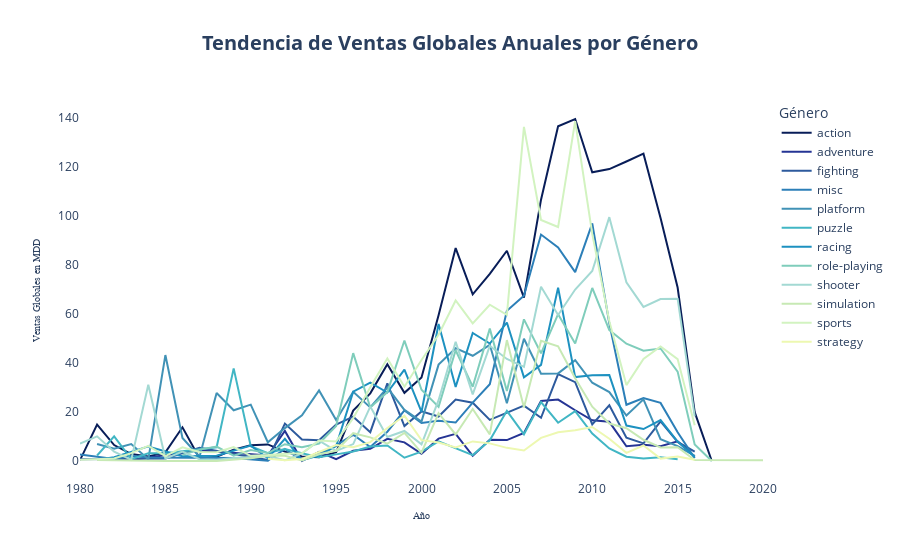

Source (notebook cell):
### Code cell
azules_paleta = [
    '#081d58', '#253494', '#2d5a9d', '#2c7fb8', '#4192b6', '#41b6c4',
    '#1d91c0', '#7fcdbb', '#a3d9d3', '#c7e9b4', '#d2f3c0', '#edf8b1',
    '#f7fcf0', '#c8e2f8'
]

fig_seco = px.line(
    filt_genre,
    x = 'Year',
    y = 'Global_Sales',
    title = '<b>Tendencia de Ventas Globales Anuales por Género</b>',
    labels = {'Global_Sales': 'Ventas Globales en MDD', 'Year': 'Año', 'Genre': 'Género'},
    color = 'Genre',
    color_discrete_sequence= azules_paleta,
)

fig_seco.update_layout(
    title_font_size=20,
    title_x=0.5,
    plot_bgcolor='rgba(0,0,0,0)',
    paper_bgcolor='rgba(0,0,0,0)',
    xaxis_showgrid=True,
    yaxis_showgrid=True,
    xaxis={'title_font': dict(size=10, family='Arial Black')},
    yaxis={'title_font': dict(size=10, family='Arial Black')},
)

fig_seco.show()

### Figure 1 — Plotly figure (JSON) as saved in the notebook; plotly's stock layout.template omitted (floating-point values rounded to 4 significant figures)
{"data": [{"hovertemplate": "Género=action<br>Año=%{x}<br>Ventas Globales en MDD=%{y}<extra></extra>", "legendgroup": "action", "line": {"color": "#081d58", "dash": "solid"}, "marker": {"symbol": "circle"}, "mode": "lines", "name": "action", "orientation": "v", "showlegend": true, "type": "scatter", "x": [1980, 1981, 1982, 1983, 1984, 1985, 1986, 1987, 1988, 1989, 1990, 1991, 1992, 1993, 1994, 1995, 1996, 1997, 1998, 1999, 2000, 2001, 2002, 2003, 2004, 2005, 2006, 2007, 2008, 2009, 2010, 2011, 2012, 2013, 2014, 2015, 2016, 2017], "xaxis": "x", "y": [0.34, 14.84, 6.52, 2.86, 1.85, 3.52, 13.74, 1.12, 1.75, 4.64, 6.39, 6.76, 3.83, 1.81, 1.55, 3.57, 20.58, 27.58, 39.44, 27.78, 34.04, 59.39, 86.77, 67.93, 76.26, 85.69, 66.58, 106.5, 136.4, 139.4, 117.6, 119.0, 122.0, 125.2, 99.02, 70.7, 19.91, 0.01], "yaxis": "y"}, {"hovertemplate": "Género=adventure<br>Año=%{x}<br>Ventas Globales en MDD=%{y}<extra></extra>", "legendgroup": "adventure", "line": {"color": "#253494", "dash": "solid"}, "marker": {"symbol": "circle"}, "mode": "lines", "name": "adventure", "orientation": "v", "showlegend": true, "type": "scatter", "x": [1983, 1987, 1991, 1992, 1993, 1994, 1995, 1996, 1997, 1998, 1999, 2000, 2001, 2002, 2003, 2004, 2005, 2006, 2007, 2008, 2009, 2010, 2011, 2012, 2013, 2014, 2015, 2016], "xaxis": "x", "y": [0.4, 4.38, 2.24, 12.24, 0.07, 3.74, 0.72, 4.19, 4.96, 9.05, 7.6, 2.98, 9.12, 11.05, 2.14, 8.7, 8.53, 11.47, 24.47, 25.02, 20.68, 16.57, 15.98, 5.99, 6.61, 6.06, 8.03, 1.81], "yaxis": "y"}, {"hovertemplate": "Género=fighting<br>Año=%{x}<br>Ventas Globales en MDD=%{y}<extra></extra>", "legendgroup": "fighting", "line": {"color": "#2d5a9d", "dash": "solid"}, "marker": {"symbol": "circle"}, "mode": "lines", "name": "fighting", "orientation": "v", "showlegend": true, "type": "scatter", "x": [1980, 1985, 1987, 1991, 1992, 1993, 1994, 1995, 1996, 1997, 1998, 1999, 2000, 2001, 2002, 2003, 2004, 2005, 2006, 2007, 2008, 2009, 2010, 2011, 2012, 2013, 2014, 2015, 2016], "xaxis": "x", "y": [0.77, 1.05, 5.42, 0.39, 15.25, 8.75, 8.47, 14.85, 18.06, 11.76, 31.66, 14.26, 20.22, 18.12, 25.02, 23.73, 16.78, 19.72, 22.55, 17.61, 35.38, 32.15, 14.89, 22.68, 9.51, 7.21, 16.15, 7.78, 3.86], "yaxis": "y"}, {"hovertemplate": "Género=misc<br>Año=%{x}<br>Ventas Globales en MDD=%{y}<extra></extra>", "legendgroup": "misc", "line": {"color": "#2c7fb8", "dash": "solid"}, "marker": {"symbol": "circle"}, "mode": "lines", "name": "misc", "orientation": "v", "showlegend": true, "type": "scatter", "x": [1980, 1982, 1983, 1984, 1989, 1991, 1992, 1993, 1994, 1995, 1996, 1997, 1998, 1999, 2000, 2001, 2002, 2003, 2004, 2005, 2006, 2007, 2008, 2009, 2010, 2011, 2012, 2013, 2014, 2015, 2016], "xaxis": "x", "y": [2.71, 0.87, 2.14, 1.45, 1.28, 0.08, 4.94, 0.3, 2.86, 6.4, 10.68, 5.69, 11.94, 20.65, 15.54, 16.4, 15.67, 23.82, 31.32, 61.24, 67.35, 92.27, 87.03, 76.94, 96.86, 56.08, 22.92, 25.65, 23.68, 11.69, 1.17], "yaxis": "y"}, {"hovertemplate": "Género=platform<br>Año=%{x}<br>Ventas Globales en MDD=%{y}<extra></extra>", "legendgroup": "platform", "line": {"color": "#4192b6", "dash": "solid"}, "marker": {"symbol": "circle"}, "mode": "lines", "name": "platform", "orientation": "v", "showlegend": true, "type": "scatter", "x": [1981, 1982, 1983, 1984, 1985, 1986, 1987, 1988, 1989, 1990, 1991, 1992, 1993, 1994, 1995, 1996, 1997, 1998, 1999, 2000, 2001, 2002, 2003, 2004, 2005, 2006, 2007, 2008, 2009, 2010, 2011, 2012, 2013, 2014, 2015, 2016], "xaxis": "x", "y": [6.93, 5.03, 6.93, 0.69, 43.17, 9.39, 1.74, 27.73, 20.66, 22.97, 7.64, 13.42, 18.67, 28.74, 16.69, 28.23, 21.85, 29.88, 20.82, 16.06, 39.28, 45.97, 42.89, 47.34, 23.56, 49.8, 35.59, 35.7, 41.09, 31.9, 28.11, 18.55, 25.12, 8.89, 6.05, 2.07], "yaxis": "y"}, {"hovertemplate": "Género=puzzle<br>Año=%{x}<br>Ventas Globales en MDD=%{y}<extra></extra>", "legendgroup": "puzzle", "line": {"color": "#41b6c4", "dash": "solid"}, "marker": {"symbol": "circle"}, "mode": "lines", "name": "puzzle", "orientation": "v", "showlegend": true, "type": "scatter", "x": [1981, 1982, 1983, 1984, 1985, 1988, 1989, 1990, 1991, 1992, 1993, 1994, 1995, 1996, 1997, 1998, 1999, 2000, 2001, 2002, 2003, 2004, 2005, 2006, 2007, 2008, 2009, 2010, 2011, 2012, 2013, 2014, 2015], "xaxis": "x", "y": [2.24, 10.03, 0.78, 3.14, 3.21, 5.58, 37.75, 6, 3.24, 4.84, 3.17, 1.53, 2.71, 3.91, 5.89, 6.34, 1.36, 3.82, 8, 5.34, 2.42, 8.43, 20.45, 10.9, 24, 15.59, 20.31, 11.18, 5.11, 1.76, 0.99, 1.5, 0.7], "yaxis": "y"}, {"hovertemplate": "Género=racing<br>Año=%{x}<br>Ventas Globales en MDD=%{y}<extra></extra>", "legendgroup": "racing", "line": {"color": "#1d91c0", "dash": "solid"}, "marker": {"symbol": "circle"}, "mode": "lines", "name": "racing", "orientation": "v", "showlegend": true, "type": "scatter", "x": [1981, 1982, 1984, 1986, 1988, 1990, 1991, 1992, 1993, 1994, 1995, 1996, 1997, 1998, 1999, 2000, 2001, 2002, 2003, 2004, 2005, 2006, 2007, 2008, 2009, 2010, 2011, 2012, 2013, 2014, 2015, 2016], "xaxis": "x", "y": [0.48, 1.57, 5.95, 1.96, 2.14, 6.26, 1.14, 9.04, 0.36, 2.19, 6.09, 28.24, 31.91, 27.9, 37.27, 19.99, 55.81, 30.2, 52.19, 47.86, 56.42, 34.09, 39.17, 70.66, 34.19, 34.93, 35.01, 14.46, 13.04, 16.69, 7.92, 1.64], "yaxis": "y"}, {"hovertemplate": "Género=role-playing<br>Año=%{x}<br>Ventas Globales en MDD=%{y}<extra></extra>", "legendgroup": "role-playing", "line": {"color": "#7fcdbb", "dash": "solid"}, "marker": {"symbol": "circle"}, "mode": "lines", "name": "role-playing", "orientation": "v", "showlegend": true, "type": "scatter", "x": [1986, 1987, 1988, 1989, 1990, 1991, 1992, 1993, 1994, 1995, 1996, 1997, 1998, 1999, 2000, 2001, 2002, 2003, 2004, 2005, 2006, 2007, 2008, 2009, 2010, 2011, 2012, 2013, 2014, 2015, 2016, 2017], "xaxis": "x", "y": [2.52, 4.65, 5.88, 2.2, 4.52, 3.25, 6.86, 5.59, 7.11, 14.26, 43.96, 21.79, 28.09, 49.09, 29.03, 22.06, 45.13, 30.28, 53.95, 28.55, 57.73, 43.89, 59.83, 47.9, 70.52, 53.37, 47.81, 44.92, 45.86, 36.44, 6.76, 0.04], "yaxis": "y"}, {"hovertemplate": "Género=shooter<br>Año=%{x}<br>Ventas Globales en MDD=%{y}<extra></extra>", "legendgroup": "shooter", "line": {"color": "#a3d9d3", "dash": "solid"}, "marker": {"symbol": "circle"}, "mode": "lines", "name": "shooter", "orientation": "v", "showlegend": true, "type": "scatter", "x": [1980, 1981, 1982, 1983, 1984, 1985, 1986, 1987, 1988, 1989, 1991, 1992, 1993, 1994, 1995, 1996, 1997, 1998, 1999, 2000, 2001, 2002, 2003, 2004, 2005, 2006, 2007, 2008, 2009, 2010, 2011, 2012, 2013, 2014, 2015, 2016], "xaxis": "x", "y": [7.07, 10.04, 3.79, 0.48, 31.1, 1, 3.89, 0.71, 0.51, 1.2, 2, 0.29, 3.08, 8.3, 4.15, 6.91, 22.17, 9.8, 12.25, 6.81, 24.77, 48.58, 27.14, 46.95, 41.6, 38.37, 71.04, 59.51, 69.89, 77.41, 99.36, 72.86, 62.8, 66, 66.15, 18.22], "yaxis": "y"}, {"hovertemplate": "Género=simulation<br>Año=%{x}<br>Ventas Globales en MDD=%{y}<extra></extra>", "legendgroup": "simulation", "line": {"color": "#c7e9b4", "dash": "solid"}, "marker": {"symbol": "circle"}, "mode": "lines", "name": "simulation", "orientation": "v", "showlegend": true, "type": "scatter", "x": [1981, 1985, 1988, 1990, 1991, 1992, 1993, 1994, 1995, 1996, 1997, 1998, 1999, 2000, 2001, 2002, 2003, 2004, 2005, 2006, 2007, 2008, 2009, 2010, 2011, 2012, 2013, 2014, 2015, 2016, 2020], "xaxis": "x", "y": [0.45, 0.03, 0.03, 1.14, 2.14, 2.14, 0.19, 2.73, 4.18, 11.33, 9.65, 7.11, 11.44, 3.38, 19.54, 10.81, 21.21, 10.85, 49.27, 21.77, 48.97, 46.76, 33.71, 22.15, 15.28, 13.38, 8.67, 5.55, 5.62, 0.39, 0.29], "yaxis": "y"}, {"hovertemplate": "Género=sports<br>Año=%{x}<br>Ventas Globales en MDD=%{y}<extra></extra>", "legendgroup": "sports", "line": {"color": "#d2f3c0", "dash": "solid"}, "marker": {"symbol": "circle"}, "mode": "lines", "name": "sports", "orientation": "v", "showlegend": true, "type": "scatter", "x": [1980, 1981, 1982, 1983, 1984, 1985, 1986, 1987, 1988, 1989, 1990, 1991, 1992, 1993, 1994, 1995, 1996, 1997, 1998, 1999, 2000, 2001, 2002, 2003, 2004, 2005, 2006, 2007, 2008, 2009, 2010, 2011, 2012, 2013, 2014, 2015, 2016], "xaxis": "x", "y": [0.49, 0.79, 1.05, 3.2, 6.18, 1.96, 5.57, 3.72, 3.6, 5.72, 2.11, 2.41, 2.95, 3.18, 8.39, 7.98, 17.45, 30.02, 41.79, 30.29, 41.19, 51.43, 65.42, 56.11, 63.68, 59.54, 136.2, 98.2, 95.34, 138.5, 92.53, 56.99, 30.93, 41.55, 46.66, 41.54, 14.6], "yaxis": "y"}, {"hovertemplate": "Género=strategy<br>Año=%{x}<br>Ventas Globales en MDD=%{y}<extra></extra>", "legendgroup": "strategy", "line": {"color": "#edf8b1", "dash": "solid"}, "marker": {"symbol": "circle"}, "mode": "lines", "name": "strategy", "orientation": "v", "showlegend": true, "type": "scatter", "x": [1991, 1992, 1993, 1994, 1995, 1996, 1997, 1998, 1999, 2000, 2001, 2002, 2003, 2004, 2005, 2006, 2007, 2008, 2009, 2010, 2011, 2012, 2013, 2014, 2015, 2016], "xaxis": "x", "y": [0.94, 0.36, 0.81, 3.56, 6.51, 5.61, 7.71, 13.47, 18.46, 8.5, 7.55, 5.56, 7.99, 7.19, 5.37, 4.27, 9.42, 11.69, 12.56, 13.87, 9.06, 3.33, 6.33, 0.99, 1.82, 0.5], "yaxis": "y"}], "layout": {"autosize": true, "legend": {"title": {"text": "Género"}, "tracegroupgap": 0}, "paper_bgcolor": "rgba(0, 0, 0, 0)", "plot_bgcolor": "rgba(0, 0, 0, 0)", "title": {"font": {"size": 20}, "text": "<b>Tendencia de Ventas Globales Anuales por Género</b>", "x": 0.5}, "xaxis": {"anchor": "y", "autorange": true, "domain": [0, 1], "range": [1980, 2020], "showgrid": true, "title": {"font": {"family": "Arial Black", "size": 10}, "text": "Año"}, "type": "linear"}, "yaxis": {"anchor": "x", "autorange": true, "domain": [0, 1], "range": [-7.732, 147.1], "showgrid": true, "title": {"font": {"family": "Arial Black", "size": 10}, "text": "Ventas Globales en MDD"}, "type": "linear"}}}
